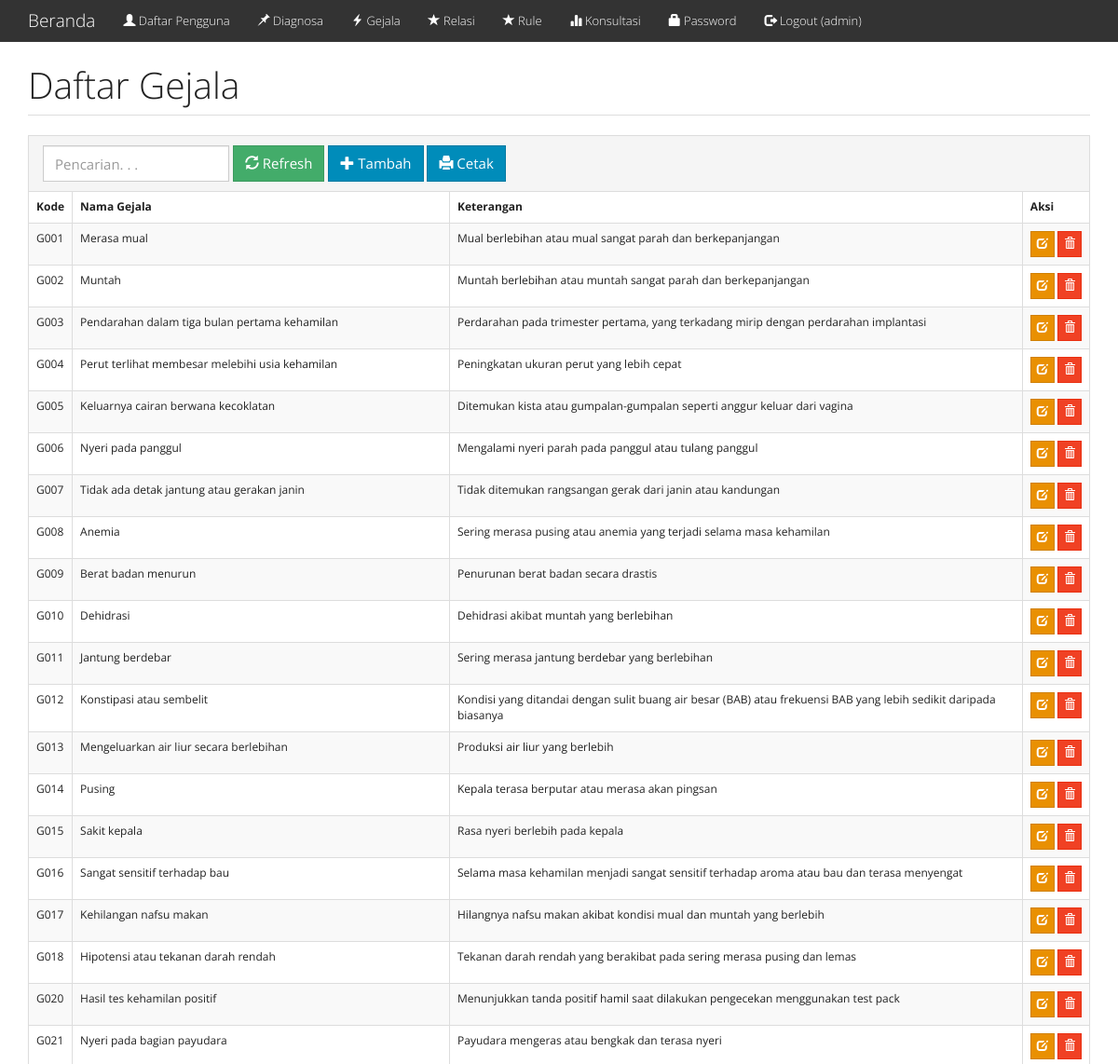
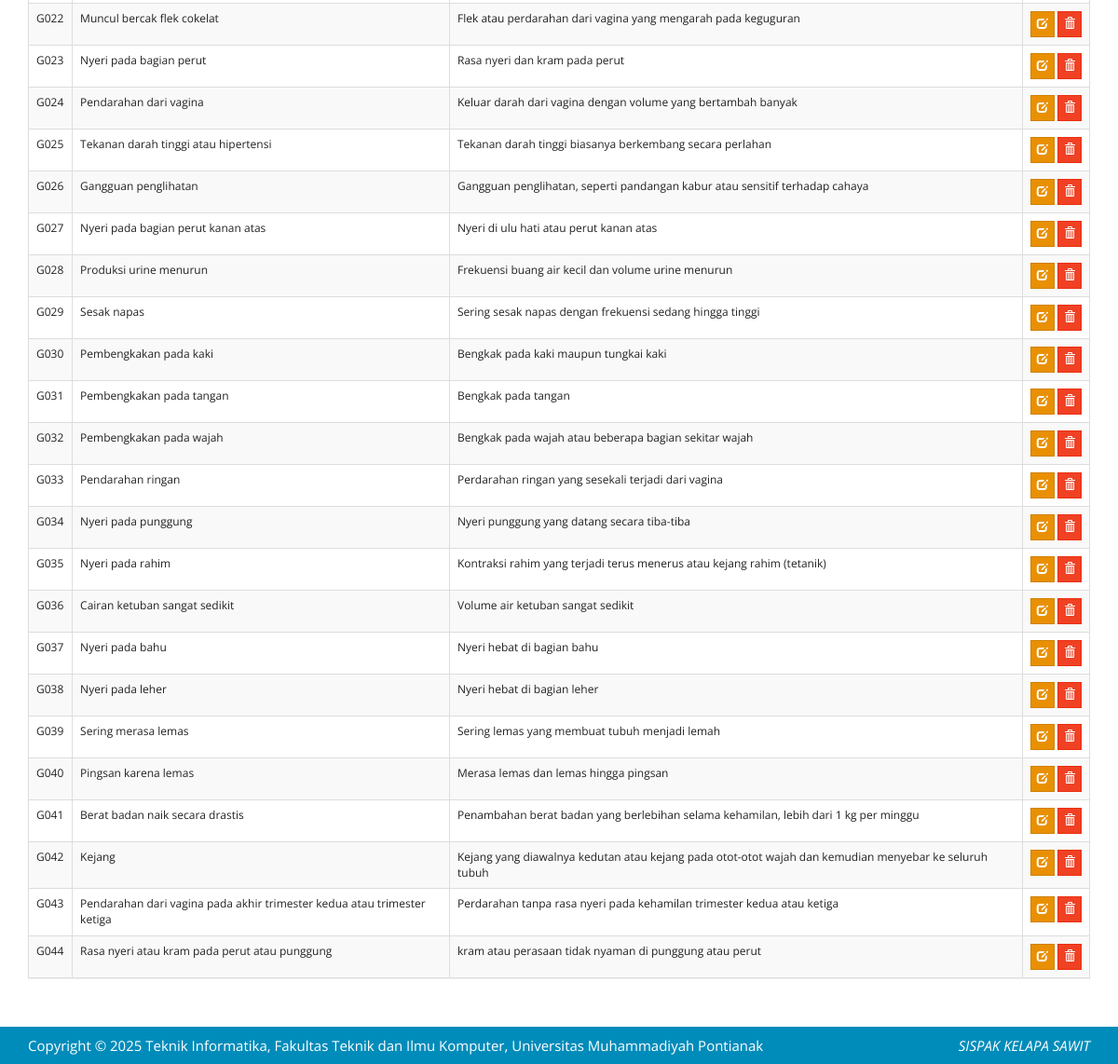
Screenshot of /index.php?m=gejala (signed in) with the database file from the repository (2 pictures, top to bottom).
### tables this page shows
CREATE TABLE `tb_gejala` (
  `kode_gejala` varchar(16) NOT NULL,
  `nama_gejala` varchar(255) DEFAULT NULL,
  `keterangan` text DEFAULT NULL
);

### functions.php (called while the page is built, shortened)
<?php
$config["server"] = 'localhost';
$config["username"] = 'root';
$config["password"] = '';
$config["database_name"] = 'cf_kelapa_sawit';
include 'includes/db.php';
$db = new DB($config['server'], $config['username'], $config['password'], $config['database_name']);
function _get($key, $val = null)
{
    if (isset($_GET[$key]))
        return $_GET[$key];
    else
        return $val;
}

### includes/db.php (called while the page is built, shortened)
<?php
class DB
{
    var $conn = null;
    public function __construct($host, $username, $passwd, $dbname)
    {
        $this->conn = mysqli_connect($host, $username, $passwd, $dbname);
    }
    public function query($sql)
    {
        $query = mysqli_query($this->conn, $sql) or die('<pre>Error mysqli_query: ' . mysqli_error($this->conn) . '<br />' . $sql . '</pre>');
        return $query;
    }
    public function get_results($sql)
    {
        $query = $this->query($sql);
        $arr = array();
        while ($row = mysqli_fetch_object($query)) {
            $arr[] = $row;
        }
        return $arr;
    }
}

### gejala.php (the view, shortened to what this page needs)
<div class="page-header">
    <h1>Daftar Gejala</h1>
</div>
<div class="panel panel-default">
    <div class="panel-heading">
        <form class="form-inline">
            <div class="form-group">
                <input class="form-control" type="text" placeholder="Pencarian. . ." name="q" value="<?= _get('q') ?>" />
            </div>
            <div class="form-group">
                <button class="btn btn-success"><span class="glyphicon glyphicon-refresh"></span> Refresh</button>
            </div>
            <div class="form-group">
                <a class="btn btn-primary" href="?m=gejala_tambah"><span class="glyphicon glyphicon-plus"></span> Tambah</a>
            </div>
            <div class="form-group">
                <a class="btn btn-primary" href="cetak.php?m=gejala" target="_blank"><span class="glyphicon glyphicon-print"></span> Cetak</a>
            </div>
        </form>
    </div>
    <div class="table-responsive">
        <table class="table table-bordered table-hover table-striped">
            <thead>
                <tr>
                    <th>Kode</th>
                    <th>Nama Gejala</th>
                    <th>Keterangan</th>
                    <th>Aksi</th>
                </tr>
            </thead>
            <?php
            $q = esc_field(_get('q'));
            $rows = $db->get_results("SELECT * FROM tb_gejala
            WHERE kode_gejala LIKE '%$q%' OR nama_gejala LIKE '%$q%' OR keterangan LIKE '%$q%'
            ORDER BY kode_gejala");
            foreach ($rows as $row) : ?>
                <tr>
                    <td><?= $row->kode_gejala ?></td>
                    <td><?= $row->nama_gejala ?></td>
                    <td><?= $row->keterangan ?></td>
                    <td class="nw">
                        <a class="btn btn-xs btn-warning" href="?m=gejala_ubah&ID=<?= $row->kode_gejala ?>"><span class="glyphicon glyphicon-edit"></span></a>
                        <a class="btn btn-xs btn-danger" href="aksi.php?act=gejala_hapus&ID=<?= $row->kode_gejala ?>" onclick="return confirm('Hapus data?')"><span class="glyphicon glyphicon-trash"></span></a>
                    </td>
                </tr>
            <?php endforeach; ?>
        </table>
    </div>
</div>

### assets/css/general.css (style rules this page uses)
html { position: relative; min-height: 100%; }
body { margin-bottom: 70px; }
.nw { white-space: nowrap; }
.page-header { margin-top: 0; padding-bottom: 0; }
.page-header h1 { margin-top: 0; }

### index.php (style rules this page uses)
body { padding-top: 70px; }

### rows the page displays
tb_gejala: kode_gejala "G001", nama_gejala "Merasa mual", keterangan "Mual berlebihan atau mual sangat parah dan berkepanjangan"
tb_gejala: kode_gejala "G002", nama_gejala "Muntah", keterangan "Muntah berlebihan atau muntah sangat parah dan berkepanjangan"
tb_gejala: kode_gejala "G003", nama_gejala "Pendarahan dalam tiga bulan pertama kehamilan", keterangan "Perdarahan pada trimester pertama, yang terkadang mirip dengan perdarahan implantasi"
tb_gejala: kode_gejala "G004", nama_gejala "Perut terlihat membesar melebihi usia kehamilan", keterangan "Peningkatan ukuran perut yang lebih cepat"
tb_gejala: kode_gejala "G005", nama_gejala "Keluarnya cairan berwana kecoklatan", keterangan "Ditemukan kista atau gumpalan-gumpalan seperti anggur keluar dari vagina"
tb_gejala: kode_gejala "G006", nama_gejala "Nyeri pada panggul", keterangan "Mengalami nyeri parah pada panggul atau tulang panggul"
tb_gejala: kode_gejala "G007", nama_gejala "Tidak ada detak jantung atau gerakan janin", keterangan "Tidak ditemukan rangsangan gerak dari janin atau kandungan"
tb_gejala: kode_gejala "G008", nama_gejala "Anemia", keterangan "Sering merasa pusing atau anemia yang terjadi selama masa kehamilan"
tb_gejala: kode_gejala "G009", nama_gejala "Berat badan menurun", keterangan "Penurunan berat badan secara drastis"
tb_gejala: kode_gejala "G010", nama_gejala "Dehidrasi", keterangan "Dehidrasi akibat muntah yang berlebihan"
tb_gejala: kode_gejala "G011", nama_gejala "Jantung berdebar", keterangan "Sering merasa jantung berdebar yang berlebihan"
tb_gejala: kode_gejala "G012", nama_gejala "Konstipasi atau sembelit", keterangan "Kondisi yang ditandai dengan sulit buang air besar (BAB) atau frekuensi BAB yang lebih sedikit daripada biasanya"
tb_gejala: kode_gejala "G013", nama_gejala "Mengeluarkan air liur secara berlebihan", keterangan "Produksi air liur yang berlebih"
tb_gejala: kode_gejala "G014", nama_gejala "Pusing", keterangan "Kepala terasa berputar atau merasa akan pingsan"
tb_gejala: kode_gejala "G015", nama_gejala "Sakit kepala", keterangan "Rasa nyeri berlebih pada kepala"
tb_gejala: kode_gejala "G016", nama_gejala "Sangat sensitif terhadap bau", keterangan "Selama masa kehamilan menjadi sangat sensitif terhadap aroma atau bau dan terasa menyengat"
tb_gejala: kode_gejala "G017", nama_gejala "Kehilangan nafsu makan", keterangan "Hilangnya nafsu makan akibat kondisi mual dan muntah yang berlebih"
tb_gejala: kode_gejala "G018", nama_gejala "Hipotensi atau tekanan darah rendah", keterangan "Tekanan darah rendah yang berakibat pada sering merasa pusing dan lemas"
tb_gejala: kode_gejala "G020", nama_gejala "Hasil tes kehamilan positif", keterangan "Menunjukkan tanda positif hamil saat dilakukan pengecekan menggunakan test pack"
tb_gejala: kode_gejala "G021", nama_gejala "Nyeri pada bagian payudara", keterangan "Payudara mengeras atau bengkak dan terasa nyeri"
tb_gejala: kode_gejala "G022", nama_gejala "Muncul bercak flek cokelat", keterangan "Flek atau perdarahan dari vagina yang mengarah pada keguguran"
tb_gejala: kode_gejala "G023", nama_gejala "Nyeri pada bagian perut", keterangan "Rasa nyeri dan kram pada perut"
tb_gejala: kode_gejala "G024", nama_gejala "Pendarahan dari vagina", keterangan "Keluar darah dari vagina dengan volume yang bertambah banyak"
tb_gejala: kode_gejala "G025", nama_gejala "Tekanan darah tinggi atau hipertensi", keterangan "Tekanan darah tinggi biasanya berkembang secara perlahan"
tb_gejala: kode_gejala "G026", nama_gejala "Gangguan penglihatan", keterangan "Gangguan penglihatan, seperti pandangan kabur atau sensitif terhadap cahaya"
tb_gejala: kode_gejala "G027", nama_gejala "Nyeri pada bagian perut kanan atas", keterangan "Nyeri di ulu hati atau perut kanan atas"
tb_gejala: kode_gejala "G028", nama_gejala "Produksi urine menurun", keterangan "Frekuensi buang air kecil dan volume urine menurun"
tb_gejala: kode_gejala "G029", nama_gejala "Sesak napas", keterangan "Sering sesak napas dengan frekuensi sedang hingga tinggi"
tb_gejala: kode_gejala "G030", nama_gejala "Pembengkakan pada kaki", keterangan "Bengkak pada kaki maupun tungkai kaki"
tb_gejala: kode_gejala "G031", nama_gejala "Pembengkakan pada tangan", keterangan "Bengkak pada tangan"
tb_gejala: kode_gejala "G032", nama_gejala "Pembengkakan pada wajah", keterangan "Bengkak pada wajah atau beberapa bagian sekitar wajah"
tb_gejala: kode_gejala "G033", nama_gejala "Pendarahan ringan", keterangan "Perdarahan ringan yang sesekali terjadi dari vagina"
tb_gejala: kode_gejala "G034", nama_gejala "Nyeri pada punggung", keterangan "Nyeri punggung yang datang secara tiba-tiba"
tb_gejala: kode_gejala "G035", nama_gejala "Nyeri pada rahim", keterangan "Kontraksi rahim yang terjadi terus menerus atau kejang rahim (tetanik)"
tb_gejala: kode_gejala "G036", nama_gejala "Cairan ketuban sangat sedikit", keterangan "Volume air ketuban sangat sedikit"
tb_gejala: kode_gejala "G037", nama_gejala "Nyeri pada bahu", keterangan "Nyeri hebat di bagian bahu"
tb_gejala: kode_gejala "G038", nama_gejala "Nyeri pada leher", keterangan "Nyeri hebat di bagian leher"
tb_gejala: kode_gejala "G039", nama_gejala "Sering merasa lemas", keterangan "Sering lemas yang membuat tubuh menjadi lemah"
tb_gejala: kode_gejala "G040", nama_gejala "Pingsan karena lemas", keterangan "Merasa lemas dan lemas hingga pingsan"
tb_gejala: kode_gejala "G041", nama_gejala "Berat badan naik secara drastis", keterangan "Penambahan berat badan yang berlebihan selama kehamilan, lebih dari 1 kg per minggu"
tb_gejala: kode_gejala "G042", nama_gejala "Kejang", keterangan "Kejang yang diawalnya kedutan atau kejang pada otot-otot wajah dan kemudian menyebar ke seluruh tubuh"
tb_gejala: kode_gejala "G043", nama_gejala "Pendarahan dari vagina pada akhir trimester kedua atau trimester ketiga", keterangan "Perdarahan tanpa rasa nyeri pada kehamilan trimester kedua atau ketiga"
tb_gejala: kode_gejala "G044", nama_gejala "Rasa nyeri atau kram pada perut atau punggung", keterangan "kram atau perasaan tidak nyaman di punggung atau perut"

### other values shown
_session('login') "admin"
